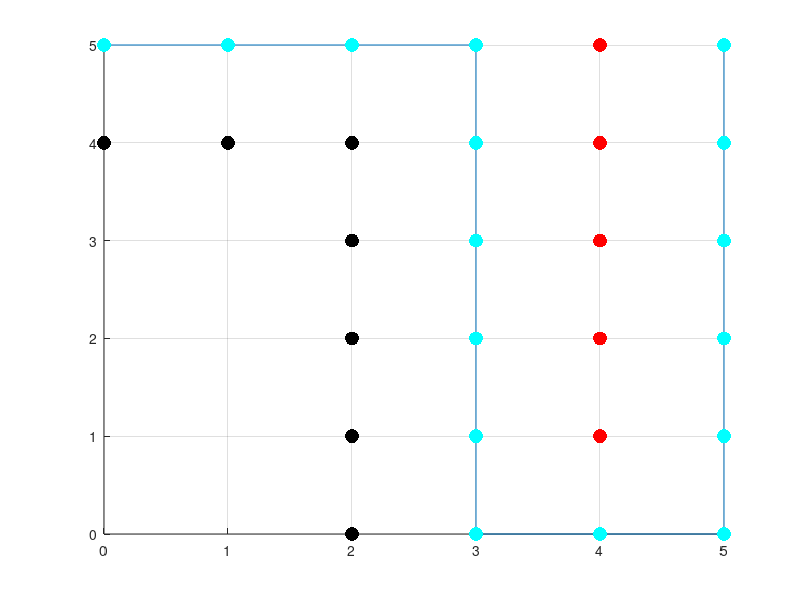

This figure's MATLAB source:
%%%%%%%%%%%%%%%%%%%%%%%%%%%%%%%%%%%%%%%%%%%%%%%%%%%%%%%%%%%%%%%%%%%%%%%%%%
%This code executes depth first search.  This simulation is meant to
%mimick a robot navigating through a grid and planning a path around
%obstacles.  The user defines the obstacles, goal, and starting position.  
%This simulation is set up for a 5 x 5 grid that ranges from (0,0) to
%(5,5).  This code is written for Matlab 7.0.
%%%%%%%%%%%%%%%%%%%%%%%%%%%%%%%%%%%%%%%%%%%%%%%%%%%%%%%%%%%%%%%%%%%%%%%%%%

clear all
close all
clc

%%%   THIS IS WHERE THE OBSTACLES ARE DEFINED   %%%
% obstacles(1,:)=[2,4];
% obstacles(2,:)=[3,4];
% obstacles(3,:)=[4,2];
% obstacles(4,:)=[4,3];
% obstacles(5,:)=[4,4];
%  
% obstacles(1,:)=[1,1];
% obstacles(2,:)=[1,2];
% obstacles(3,:)=[1,3];
% obstacles(4,:)=[2,1];
% obstacles(5,:)=[3,1];

obstacles(1,:)=[4,5];
obstacles(2,:)=[4,1];
obstacles(3,:)=[4,2];
obstacles(4,:)=[4,3];
obstacles(5,:)=[4,4];

%%%   THIS IS WHERE THE STARTING POSITION   %%%
%%%   AND GOAL LOCATION ARE DEFINED         %%%
startingPosition=[0,5];
goal=[5,5];

%Define the colors for plotting the results
obstacleColor=[1,0,0];  %red
nodeColor=[0,1,0];      %green
expandColor=[0,0,0];    %black
goalColor=[0,0,1];      %blue
pathColor=[0,1,1];      %cyan

%Plot the grid and obstacles
scatter(obstacles(:,1),obstacles(:,2),100,obstacleColor,'filled');
grid ;
axis([0 5 0 5]);
hold on;

%Plot the goal position
scatter(goal(1,1),goal(1,2),100,goalColor,'filled');

%Initialize variables
fringeCount=1;  %Used for stepping through the fringe set (keeps track of the current node in the fringe set)

%Initialize the fringe set.  the structure is: 
%fringe(xPosition, yPosition, parentNode)
fringe(fringeCount,:)=[startingPosition,fringeCount];

%This loop executes until the goal is found
while (~((fringe(fringeCount,1)==goal(1,1)) & (fringe(fringeCount,2)==goal(1,2))))
    
    %Plot the current node
    scatter(fringe(fringeCount,1),fringe(fringeCount,2),100,nodeColor,'filled');
    
    %Expand the fringe set to the left, right, top and bottom of the current node
    for x=-1:1
        for y=-1:1
            %This is a simple test to ensure that the fringe set isn't
            %expanded diagonally as the robot can not move diagonally
            if (x*y==0)
                
                %'failsTest' is used to determine when a node can not be
                %expanded because it is outside the grid, on an obstacle,
                %or it has already been expanded.
                failsTest=0;
                %'tempNode' is the current node that is trying to be
                %expanded
                tempNode=[fringe(fringeCount,1)+x,fringe(fringeCount,2)+y, fringeCount];

                %Test to see if the node is outside grid
                if ( (tempNode(1,1)<0) | (tempNode(1,2)<0) ) | ( (tempNode(1,1)>5) | (tempNode(1,2)>5) )
                    failsTest=failsTest+1;
                end

                %If it did not fail the first test, test to see if node is
                %already in fringe set.
                if (failsTest<1)
                    for i=1:size(fringe,1)
                        if (tempNode(1,1)==fringe(i,1)) & (tempNode(1,2)==fringe(i,2))
                            failsTest=failsTest+1;
                        end
                    end
                end

                %If it did not fail the other tests, test to see if node is
                %an obstacle
                if (failsTest<1)
                    for i=1:size(obstacles,1)
                        if (tempNode(1,1)==obstacles(i,1))&(tempNode(1,2)==obstacles(i,2))
                            failsTest=failsTest+1;
                        end
                    end
                end

                %If it doesn't fail any tests, add to beginning of fringe
                %set.  In depth first search nodes are removed from the
                %beginning of the fringe set, so to make things easy we add
                %new nodes to the beginning.
                if (failsTest<1)
                    if fringeCount<size(fringe,1)
                        fringe(size(fringe,1)+1,:)=[0,0,0];
                        prevNode=fringe(fringeCount+1,:);
                        for i=(fringeCount+2):(size(fringe,1))
                            nextNode=prevNode;
                            prevNode=fringe(i,:);
                            fringe(i,:)=nextNode;
                        end
                    end
                    fringe(fringeCount+1,:)=tempNode;
                    scatter(tempNode(1,1),tempNode(1,2),100,expandColor,'filled');
                end
            end
        end
    end
    
    %Increment to the next node.  When you increment, you must also
    %decrement tempCount since it is defined as a position in the fringe
    %set relative to fringeCount
    fringeCount=fringeCount+1;
    pause(.1);
end

%Initialize a counter
i=1;

%Trace back through the parent nodes to receover the path
while ~(fringeCount==1)
    path(i,:)=[fringe(fringeCount,1),fringe(fringeCount,2)];
    fringeCount=fringe(fringeCount,3);
    i=i+1;
end

%Add the start position to the path
path(i,:)=startingPosition;

%Plot the path
plot(path(:,1),path(:,2));
scatter(path(:,1),path(:,2),100,pathColor,'filled');